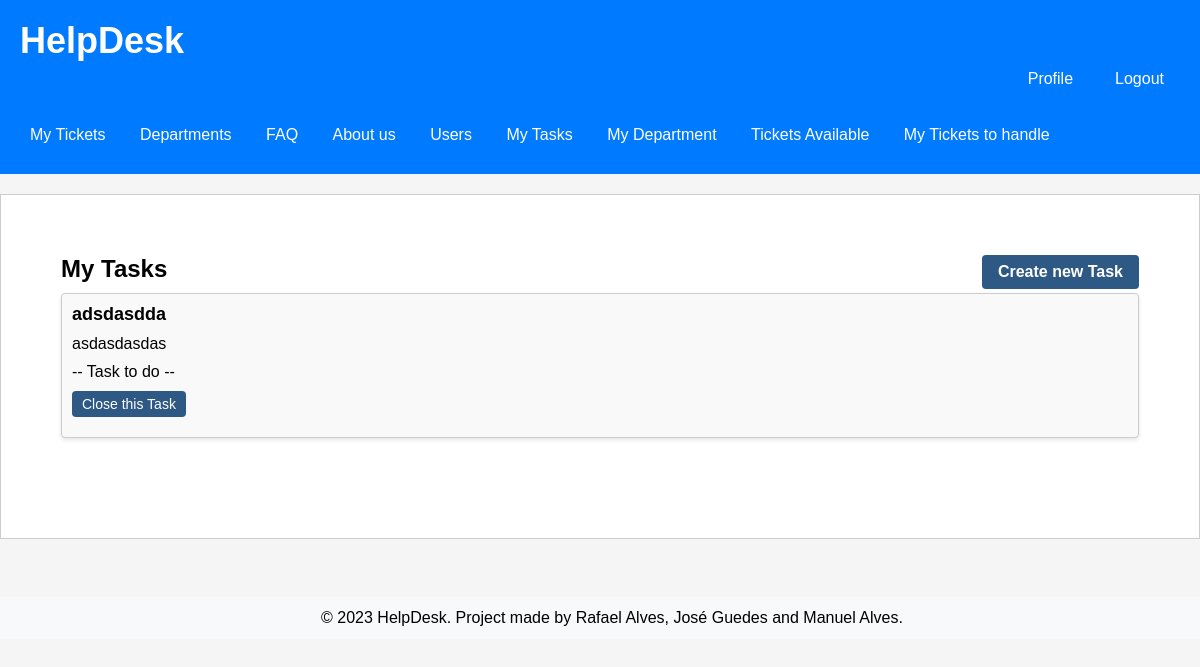
Page /pages/tasks.php (signed in) on the earlier database version.
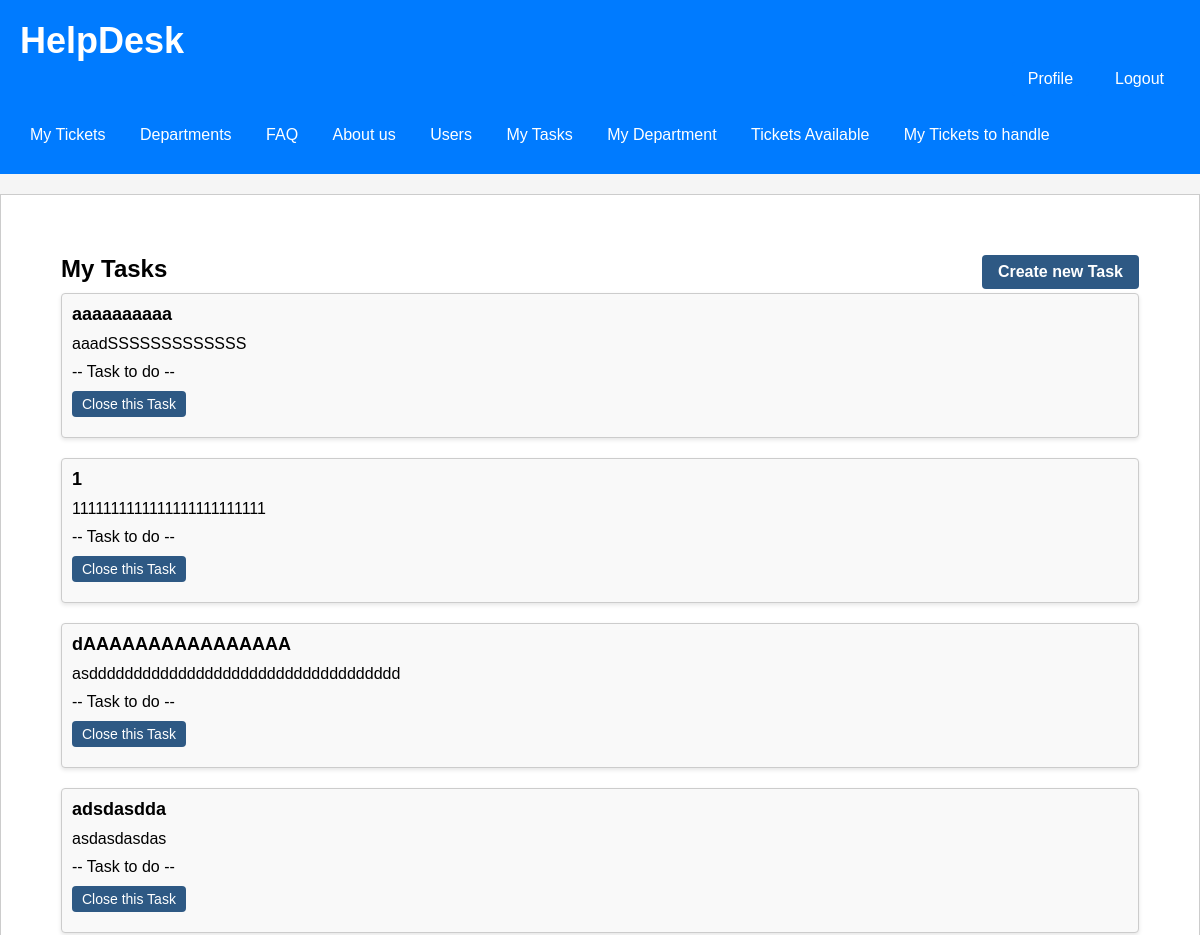
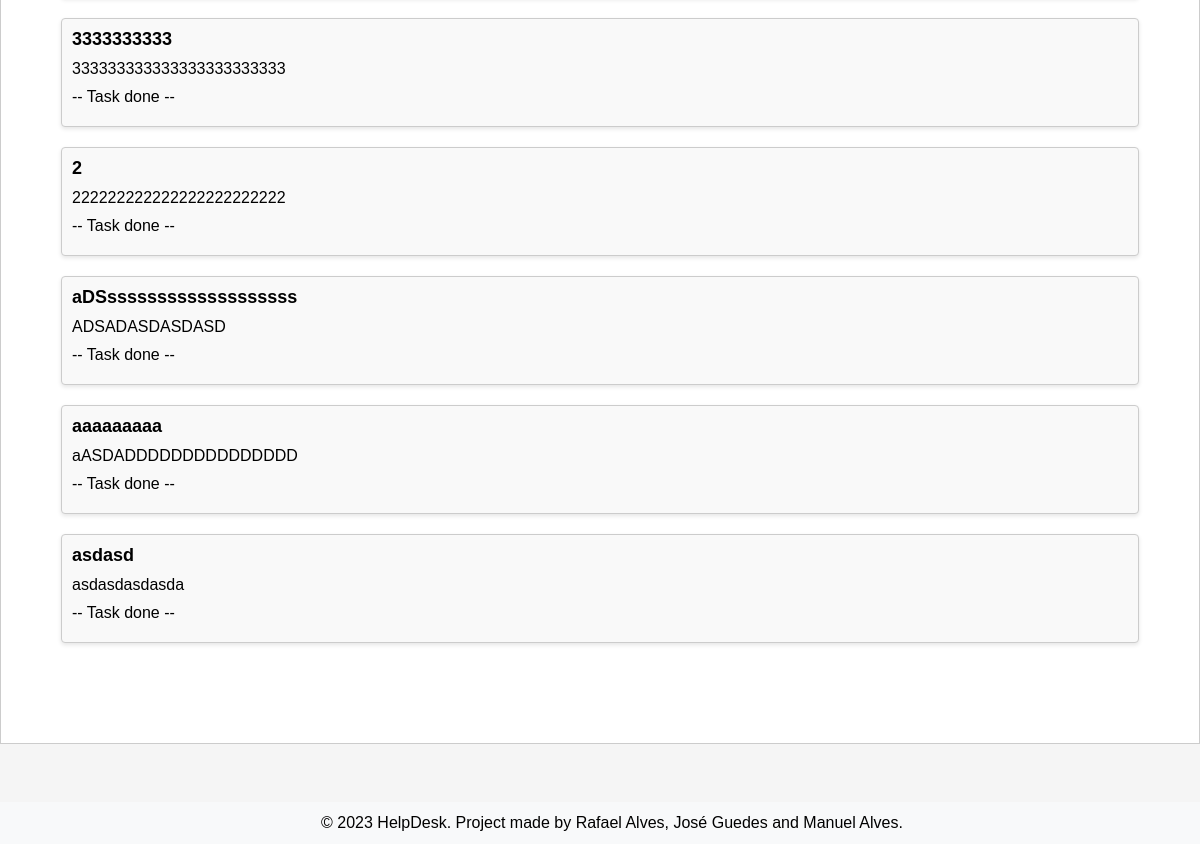
Same page on the later database version (2 pictures, top to bottom).
### tables this page shows
CREATE TABLE Task (
    id INTEGER PRIMARY KEY AUTOINCREMENT,
    title varchar(255) NOT NULL,
    description TEXT NOT NULL,
    is_completed BOOLEAN NOT NULL DEFAULT False,
    id_user INTEGER,
    CONSTRAINT id_userFK FOREIGN KEY(id_user) REFERENCES User(id) ON DELETE CASCADE
);

### utils/session.php (called while the page is built, shortened)
<?php
   function getUserID() {
       if(isset($_SESSION['userID'])) {
            return $_SESSION['userID'];
       } else {
           return null;
       }
   }
?>

### database/task.class.php (called while the page is built, shortened)
<?php
  class Task {
    static function getTasksbyUser(PDO $db, int $id_user){
      $stmt = $db->prepare('
        SELECT id, title, description, is_completed
        FROM Task
        WHERE id_user = ?
        ORDER by is_completed, id desc
      ');
      $stmt->execute(array($id_user));
      $row = $stmt->fetchAll(PDO::FETCH_ASSOC);
      return $row;
    }
  }
?>

### actions/getUser_tasks.php (called while the page is built, shortened)
<?php
require_once(__DIR__ . '/../database/connection.db.php');
require_once(__DIR__ . '/../database/task.class.php');
$tasks = Task::getTasksbyUser($dbh, getUserID());
?>

### pages/tasks.php (the view, shortened to what this page needs)
<?php
  require_once(__DIR__ . '/../templates/header.tpl.php');
  require_once(__DIR__ . '/../templates/footer.tpl.php');
  drawHeader();
?>
  <section class="tickets">
      <h2>My Tasks
        <a href="nova_task.php" class="button">Create new Task</a>
      </h2>
      <ul>
        <?php
        require_once(__DIR__ . '/../actions/getUser_tasks.php');
        for($i = 0; $i < count($tasks); $i++) {
            if($tasks[$i]['is_completed'] == true){
                $comp = "-- Task done --";
            }else{
                $comp = "-- Task to do --";
            }
        ?>
        <li>
          <div class="ticket" id="<?=$tasks[$i]['id']?>">
            <h3> <?=$tasks[$i]['title']?></h3>
            <p> <?=$tasks[$i]['description']?> </p>
            <p> <?=$comp?> </p>
            <?php
            if ($tasks[$i]['is_completed'] == false) {
                echo '<button onclick="closeTask()">Close this Task</button>';
            }
            ?>
          </div>
        </li>
        <?php } ?>
      </ul>
    </section>
<?php
  drawFooter();
?>

### templates/header.tpl.php (shortened to what this page needs)
<?php function drawHeader() { ?>
    <!DOCTYPE html>
<html lang="en-US">
    <head>
        <link rel="stylesheet" href="../css/style.css">
    </head>
    <body>
        <header>
            <h1><a href = "/pages/ticketpage.php">HelpDesk</a></h1>
            <section class="logout-edit">
                <a href="/pages/profile.php"><button id="logout">Profile</button></a>
                <a href="../actions/action_logout.php"><button id="logout">Logout</button></a>
            </section>
            <nav>
            <ul>
                <li><a href="/pages/ticketpage.php">My Tickets</a></li>
                <li><a href="/pages/department.php">Departments</a></li>
                <li><a href="/pages/faq.php">FAQ</a></li>
                <li><a href="/pages/aboutus.php">About us</a></li>
                <?php
                if($_SESSION['userinfo']['is_admin']==true){
                ?>
                <li><a href="/pages/users.php">Users</a></li>
                <?php } ?>
                <?php
                if($_SESSION['userinfo']['is_admin']==true || $_SESSION['userinfo']['is_agent']==true){
                ?>
                <li><a href="/pages/tasks.php">My Tasks</a></li>
                <li><a href="/pages/departmentTicket.php?id=<?php echo intval($_SESSION['userinfo']['id_department']); ?>">My Department</a></li>
                <li><a href="/pages/ticketAvailable.php">Tickets Available</a></li>
                <li><a href="/pages/ticketsToHandle.php">My Tickets to handle</a></li>
                <?php } ?>
            </ul>
            </nav>
        </header>
        <main>
<?php } ?>

### templates/footer.tpl.php
<?php function drawFooter() { ?>
    </main>
        <footer>
        <p>&copy; 2023 HelpDesk. Project made by Rafael Alves, José Guedes and Manuel Alves.</p>
        </footer>
    </body>
<?php } ?>

### css/style.css (style rules this page uses)
header { background-color: #007bff; color: #fff; padding: 20px; }
header h1 { margin: 0; }
body { position: relative; margin: 0; padding: 0; font-family: Arial, sans-serif; background-color: #f5f5f5; min-height: 100%; padding-bottom: 5rem; }
main { background-color: #fff; border: 1px solid #ccc; padding: 20px; min-height: 100%; padding-bottom: 5rem; margin: 20px auto; }
footer { background-color: #f8f9fa; text-align: center; padding: 1%; position: absolute; bottom: 0; width: 100%; }
#logout { background-color: #007bff; color: #fff; border: none; cursor: pointer; font-size: 16px; border-radius: 4px; float: right; text-align: center; padding: 8px 16px; margin-left: 10px; }
body>header>h1>a { text-decoration: none; color: white; }
nav { background-color: #007bff; padding: 10px; }
nav ul { list-style-type: none; margin: 0; padding: 0; }
nav li { display: inline-block; margin-right: 10px; }
nav a { color: white; text-decoration: none; }
h1 { margin: 0; font-size: 36px; margin-bottom: 1%; }
h1>a { text-decoration: none; color: white; }
nav ul li { display: inline; }
nav ul li a { color: #fff; text-decoration: none; margin-left: 20px; transition: color 0.3s ease; }
body>header>nav>ul>li:nth-child(1)>a { margin-left: 0%; }
.tickets { margin: 40px; margin-bottom: 20px; margin-top: 20px; }
h2 { font-size: 24px; margin: 0 0 10px; }
ul { list-style-type: none; padding: 0; margin: 0; margin-bottom: 20px; }
.ticket { background-color: #f5f5f5; border-radius: 4px; box-shadow: 0 2px 4px rgba(0, 0, 0, 0.1); padding: 10px; margin-bottom: 20px; }
.ticket h3 { margin: 0 0 10px; font-size: 18px; margin-bottom: 5px; }
.ticket p { margin: 0 0 20px; margin-bottom: 5px; }
.button { display: inline-block; padding: 10px 20px; background-color: #007bff; color: #fff; text-decoration: none; border-radius: 4px; transition: background-color 0.3s ease; }
body>main>section.tickets>h2>a { background-color: #007bff; color: #fff; border: none; padding: 10px 20px; cursor: pointer; font-size: 16px; border-radius: 4px; float: right; }
.logout-edit { display: flex; justify-content: flex-end; align-items: center; margin-bottom: 10px; }
.logout-edit a { text-decoration: none; }
body > header > nav > ul > li:first-child > a { margin-left: 0%; }
h1 a { text-decoration: none; color: white; }
h2 a.button { background-color: #007bff; color: #fff; padding: 10px 20px; border: none; border-radius: 4px; text-decoration: none; margin-left: 10px; }
h3 { margin-top: 5%; }
footer p { margin: 0; }
p { margin: 0 0 20px; }
h2:last-of-type { margin-top: 40px; }
li { margin-bottom: 10px; }
button { padding: 10px 20px; background-color: #2E5984; color: white; border: none; cursor: pointer; margin-bottom: 10px; }
h3 { margin-top: 0; }
div:first-of-type { background: #fff; }
.tickets h2 { font-size: 24px; margin-bottom: 10px; }
.tickets .button { padding: 8px 16px; background-color: #2E5984; color: white; border: none; text-decoration: none; }
.tickets ul { list-style-type: none; padding: 0; }
.tickets li { margin-bottom: 20px; }
.tickets .ticket { background-color: #f9f9f9; padding: 10px; border: 1px solid #ccc; }
.tickets .ticket h3 { font-size: 18px; margin: 0; }
.tickets .ticket p { margin: 10px 0; }
.ticket button { background-color: #2E5984; color: white; border: none; padding: 5px 10px; font-size: 14px; border-radius: 4px; cursor: pointer; }
.tickets ul { list-style: none; padding: 0; }

Differences in the rows shown:
added task: title "aaaaaaaaaa", description "aaadSSSSSSSSSSSSS", is_completed "-- Task to do --", shows "Close this Task"
added task: title "1", description "1111111111111111111111111", is_completed "-- Task to do --", shows "Close this Task"
added task: title "dAAAAAAAAAAAAAAAA", description "asddddddddddddddddddddddddddddddddddd", is_completed "-- Task to do --", shows "Close this Task"
added task: title "3333333333", description "333333333333333333333333", is_completed "-- Task done --"
added task: title "2", description "222222222222222222222222", is_completed "-- Task done --"
added task: title "aDSsssssssssssssssssss", description "ADSADASDASDASD", is_completed "-- Task done --"
added task: title "aaaaaaaaa", description "aASDADDDDDDDDDDDDDDD", is_completed "-- Task done --"
added task: title "asdasd", description "asdasdasdasda", is_completed "-- Task done --"
